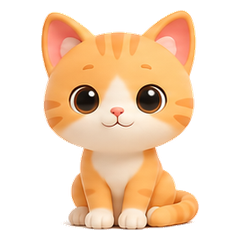
#> input picture frames/cute/cat_00.png, 240 x 240 px; its folder holds only this picture in this run
$ python import_theme.py frames/cute/cat_00.png frames/cute/cat_01.png
#> lines starting #> are read from the running program, lines starting #| are printed output that depends on the picture
### apppaths.py
#!/usr/bin/env python3
"""메모리 뚱냥이가 쓰는 경로를 한 곳에서 정한다.

앱을 `.app` 번들로 설치하면 소스와 기본 테마는 번들 안(사실상 읽기 전용)에
들어가고, 사용자가 만든 것들은 번들 밖에 남아야 한다. 그래서 경로를 두 종류로
나눈다.

* **번들 자원** — `desktop_cat.py` 옆에 있는 것들. 기본 테마 4종이 여기 있다.
  앱을 다시 설치하면 통째로 덮어써진다.
* **사용자 데이터** — 맥은 ``~/Library/Application Support/Memory Cat/``,
  윈도우는 ``%APPDATA%\\Memory Cat``.
  설정(``config.json``), 직접 만든 펫 테마(``frames/mypet*``), API 키(``.env``)가
  여기 있다. 앱을 지워도, 저장소 폴더를 지워도 남는다.

저장소에서 바로 실행하는 개발 환경에서도 같은 규칙이 적용된다. 다만 ``.env`` 는
저장소 옆에 두는 관행이 있어서 사용자 데이터 쪽을 먼저 보고 없으면 소스 옆을
본다(:func:`dotenv_candidates`).
"""

import os
import sys
from pathlib import Path

APP_NAME = "Memory Cat"
BUNDLE_ID = "com.memorycat.desktop"

#: 번들 안에 함께 배포되는 기본 테마. 이 이름들만 번들로 복사한다.
BUNDLED_THEMES = ("cute", "simple", "madness", "derpy")

#: 사용자 데이터 위치를 통째로 옮기고 싶을 때 쓰는 탈출구(주로 테스트용).
HOME_ENV = "MEMORY_CAT_HOME"

def _resolve_source_dir() -> Path:
    """소스와 기본 테마가 놓인 폴더를 정한다.

    PyInstaller 로 묶은 릴리스 번들(:file:`macos/memorycat.spec`)에서는 이 모듈이
    아카이브 안에 들어가서 ``__file__`` 이 실제 파일을 가리키지 않는다. 그때는
    PyInstaller 가 풀어 놓은 폴더(``sys._MEIPASS``)에 ``frames/`` 가 있다.

    저장소에서 그냥 실행할 때와 ``install_mac.command`` 가 만든 번들
    (:file:`macos/build_app.py`, 소스를 .py 그대로 넣는다)에서는 종전대로
    이 파일 옆을 본다.
    """
    if getattr(sys, "frozen", False):
        meipass = getattr(sys, "_MEIPASS", None)
        if meipass:
            return Path(meipass).resolve()
    return Path(__file__).resolve().parent


_SOURCE_DIR = _resolve_source_dir()


def source_dir() -> Path:
    """앱 소스와 기본 테마가 놓인 폴더(번들이면 ``Contents/Resources``)."""
    return _SOURCE_DIR


def bundled_frames_dir() -> Path:
    """기본 테마가 들어 있는 읽기 전용 ``frames/``."""
    return _SOURCE_DIR / "frames"


def user_data_dir() -> Path:
    """설정·커스텀 테마·API 키가 사는 곳. 없으면 만들지는 않는다.

    맥은 ``~/Library/Application Support/Memory Cat``,
    윈도우는 ``%APPDATA%\\Memory Cat`` 을 쓴다. 윈도우판이 exe 옆에 설정을
    두던 방식은 Program Files 처럼 쓰기 권한이 없는 곳에 깔리면 깨진다.
    """
    override = os.environ.get(HOME_ENV)
    if override:
        return Path(override).expanduser()
    if sys.platform == "win32":
        roaming = os.environ.get("APPDATA")
        if roaming:
            return Path(roaming) / APP_NAME
        return Path.home() / "AppData" / "Roaming" / APP_NAME
    return Path.home() / "Library" / "Application Support" / APP_NAME


# [8 lines left out: function ensure_user_data_dir, not called in this run]


def user_frames_dir() -> Path:
    """사용자가 만든 테마가 쌓이는 ``frames/``."""
    return user_data_dir() / "frames"


def config_file() -> Path:
    return user_data_dir() / "config.json"


# [9 lines left out: function log_dir, not called in this run]


def dotenv_candidates():
    """``.env`` 를 찾을 순서. 사용자 데이터가 먼저, 소스 옆이 나중."""
    return (user_data_dir() / ".env", _SOURCE_DIR / ".env")


# [18 lines left out: function dotenv_encoding, not called in this run]


def theme_roots():
    """테마를 찾을 폴더들. 뒤쪽이 앞쪽을 가린다(사용자 테마 우선)."""
    return (bundled_frames_dir(), user_frames_dir())


# [13 lines left out: function theme_dir, not called in this run]

### import_theme.py
#!/usr/bin/env python3
"""이미지(가로 단계 시트) -> 테마 프레임 변환기.

사용: import_theme.py <이미지경로> <테마이름> [--center]

가로로 늘어선 N단계 고양이 시트를 받아서:
  1) 흰 배경을 가장자리부터 flood-fill 로 투명 처리 (안쪽 흰 배는 보존)
  2) 단계별로 잘라 정사각형 캔버스에 정렬 (기본: 바닥 정렬)
  3) 11단계(cat_00~10)로 매핑해
     ~/Library/Application Support/Memory Cat/frames/<테마>/ 에 저장
"""
import math
import os
import sys

import numpy as np
from PIL import Image, ImageDraw

import apppaths

HERE = os.path.dirname(os.path.abspath(__file__))
FINAL = 240
N_OUT = 40
MARGIN = 10
SENTINEL = (0, 255, 1)


def cut_background(path):
    src = Image.open(path).convert("RGB")
    W, H = src.size
    fl = src.copy()
    seeds = [(0, 0), (W - 1, 0), (0, H - 1), (W - 1, H - 1),
             (W // 2, 0), (W // 2, H - 1), (0, H // 2), (W - 1, H // 2)]
    for s in seeds:
        if min(src.getpixel(s)) > 233:
            ImageDraw.floodfill(fl, s, SENTINEL, thresh=34)
    arr = np.asarray(fl)
    bg = np.all(arr == np.array(SENTINEL), axis=2)
    alpha = np.where(bg, 0, 255).astype("uint8")
    rgba = np.dstack([np.asarray(src), alpha])
    return Image.fromarray(rgba, "RGBA"), alpha


def segments(alpha):
    cols = (alpha > 0).sum(axis=0)
    thr = max(cols.max() * 0.02, 3)
    content = cols > thr
    W = len(content)
    segs, i = [], 0
    while i < W:
        if content[i]:
            j = i
            while j < W and content[j]:
                j += 1
            if (j - i) > W * 0.015:
                segs.append((i, j))
            i = j
        else:
            i += 1
    return segs


def fit_square(crop, bottom=True):
    cw, ch = crop.size
    scale = (FINAL - 2 * MARGIN) / max(cw, ch)
    nw, nh = max(1, int(cw * scale)), max(1, int(ch * scale))
    crop = crop.resize((nw, nh), Image.LANCZOS)
    canvas = Image.new("RGBA", (FINAL, FINAL), (0, 0, 0, 0))
    x = (FINAL - nw) // 2
    y = FINAL - MARGIN - nh if bottom else (FINAL - nh) // 2
    canvas.alpha_composite(crop, (x, y))
    return canvas


def save_theme_frames(stages, out, smooth=False):
    """정규화된 단계 이미지를 40프레임과 미리보기로 저장한다."""
    if not stages:
        raise ValueError("저장할 반려동물 단계를 찾지 못했습니다.")
    os.makedirs(out, exist_ok=True)
    ns = len(stages)
    for idx in range(N_OUT):
        p = idx / (N_OUT - 1) * (ns - 1)        # 0 ~ ns-1 연속 위치
        lo = int(math.floor(p))
        hi = min(lo + 1, ns - 1)
        w = p - lo
        if smooth and w > 0 and lo != hi:
            frame = Image.blend(stages[lo], stages[hi], w)   # 크로스페이드
        else:
            frame = stages[round(p)]                          # 가까운 단계 (잔상 없음)
        frame.save(os.path.join(out, f"cat_{idx:02d}.png"))

    pad = 8
    strip = Image.new("RGBA", (ns * (FINAL + pad) + pad, FINAL + 2 * pad),
                      (235, 235, 235, 255))
    for i, im in enumerate(stages):
        strip.paste(im, (pad + i * (FINAL + pad), pad), im)
    strip.save(os.path.join(out, "_preview.png"))


def main():
    if len(sys.argv) < 3:
        print("사용: import_theme.py <이미지> <테마이름> [--center]")
        sys.exit(1)
    path, theme = sys.argv[1], sys.argv[2]
    bottom = "--center" not in sys.argv

    full, alpha = cut_background(path)
#> in cut_background, `src = Image.open(path).convert("RGB")`:
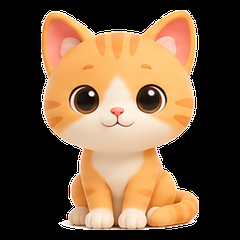
#> src: PIL image 240x240 RGB; mean R, G, B 112, 85.4, 60.6
#> in cut_background, `bg = np.all(arr == np.array(SENTINEL), axis=2)`: bg: shape (240, 240) bool; every value is 0
#> in cut_background, `alpha = np.where(bg, 0, 255).astype("uint8")`: alpha: shape (240, 240); every value is 255
    segs = segments(alpha)
#> in segments, `cols = (alpha > 0).sum(axis=0)`: cols = 240 values from 240 to 240
#> in segments, `thr = max(cols.max() * 0.02, 3)`: thr = 4.8
#> in segments, `W = len(content)`: W = 240
#> the loop in segments, `while i < W:` made 1 pass
#> i on pass 1: 240
#> after the loop in segments, `while i < W:`: segs = [(0, 240)]
#> segs = [(0, 240)]
    print(f"단계 {len(segs)}개 감지")
#| 단계 1개 감지

    stages = []
    for (x0, x1) in segs:
        sub = alpha[:, x0:x1]
        rows = np.where((sub > 0).sum(axis=1) > 0)[0]
        if len(rows) == 0:
            continue
        y0, y1 = int(rows[0]), int(rows[-1]) + 1
        stages.append(fit_square(full.crop((x0, y0, x1, y1)), bottom))
#> this loop made 1 pass
#> (x0, x1, y0, y1, cw in fit_square, ch in fit_square, scale in fit_square, nw in fit_square) on pass 1: (0, 240, 0, 240, 240, 240, 0.917, 220)
#> pass 1, in fit_square, `crop = crop.resize((nw, nh), Image.LANCZOS)`:
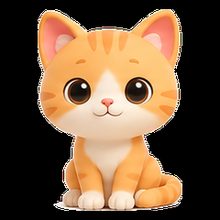
#> crop: PIL image 220x220 RGBA; mean R, G, B, A 112.1, 85.7, 60.8, 255
#> after the loop, stages = 1 item

    if not stages:
        print("고양이를 못 찾음 (배경 따기 실패?)")
        sys.exit(1)

    smooth = "--smooth" in sys.argv   # 자세 비슷할 때만 권장 (다르면 잔상)
    # 직접 만든 테마는 앱 번들이 아니라 사용자 폴더에 쌓인다. 앱을 다시 깔아도
    # 살아남고, 저장소를 지워도 남는다.
    out = os.path.join(apppaths.user_frames_dir(), theme)
    save_theme_frames(stages, out, smooth=smooth)
#> in save_theme_frames, `ns = len(stages)`: ns = 1
#> the loop in save_theme_frames, `for idx in range(N_OUT):` made 40 passes
#> pass 1, in save_theme_frames, `frame = stages[round(p)]`:
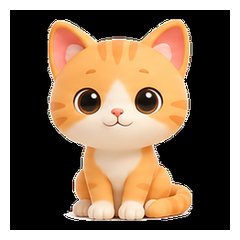
#> frame: PIL image 240x240 RGBA; mean R, G, B, A 94.2, 72, 51.1, 214.3; transparent parts drawn white
#> the loop in save_theme_frames, `for i, im in enumerate(stages):` made 1 pass
#> after the loop in save_theme_frames, `for i, im in enumerate(stages):`:
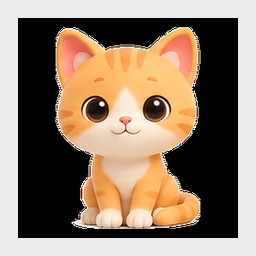
#> strip: PIL image 256x256 RGBA; mean R, G, B, A 144.2, 124.7, 106.4, 255
    print(f"[{theme}] {len(stages)}단계 -> {N_OUT}프레임(크로스페이드) 저장: {out}")
#> (printed output is left out)


if __name__ == "__main__":
    main()
